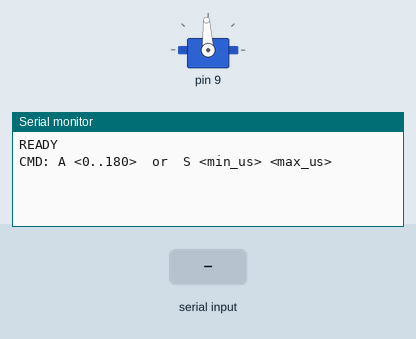
Simulated run of this program. Board: Arduino Uno, built with avr-gcc and run on an emulated ATmega328P. Parts: servo, the last lines printed to the serial monitor. The inputs (shaded band) are chosen by the test bench. Servo pulses on a pin are drawn as a servo (544–2400 µs = 0–180°).

Above: at 1.2 s.
1.3 s: "90,45\n" received over Serial
At 1.7 s:
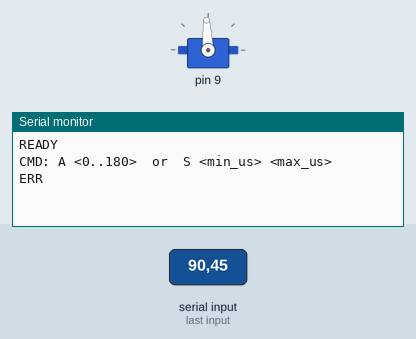
2.8 s: "A90\n" received over Serial
At 4.1 s:
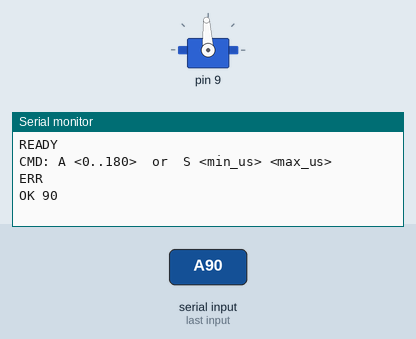

Measured:
- after the input at 1.3 s, the serial monitor: prints a new line at once (image 1)
- after the input at 2.8 s, the serial monitor: prints a new line at once (image 2)

The program:

main.cpp
```cpp
// src/main.cpp
// 目的：Arduino Uno(ATmega328P/16MHz)で Timer1 のハードPWM(OC1A=D9)を使い、サーボ(50Hz)を制御する。
// 制約：Servo.h 禁止 / delay()で周期生成禁止（=タイマで50Hz）
//
// 配線：サーボ信号線 -> D9(OC1A)
//      サーボVCC -> 5V（※サーボによっては別電源推奨）
//      サーボGND -> GND（別電源ならGND共通）
//
// シリアル：115200
//  コマンド：
//   A <angle>   (0..180) 例: A 90
//   S <min_us> <max_us> 例: S 900 2100
//  応答：OK ... / ERR

#include <Arduino.h>
#include <avr/io.h>
#include <stdlib.h>
#include <ctype.h>

static int g_min_us = 1000;
static int g_max_us = 2000;

static inline int clamp_int(int x, int lo, int hi) {
  if (x < lo) return lo;
  if (x > hi) return hi;
  return x;
}

// Timer1: prescaler=8 -> 1 tick = 0.5us
// 20ms = 20000us -> TOP(ICR1)=40000
static void pwm_init_timer1_servo_50hz_oc1a() {
  // D9 = PB1 = OC1A
  DDRB |= (1 << DDB1);  // pinMode(9, OUTPUT) 相当

  // Timer1停止
  TCCR1A = 0;
  TCCR1B = 0;
  TCNT1  = 0;

  // Fast PWM, TOP=ICR1 (Mode 14: WGM13:0 = 1110)
  // WGM11=1, WGM12=1, WGM13=1
  TCCR1A |= (1 << WGM11);
  TCCR1B |= (1 << WGM12) | (1 << WGM13);

  // OC1A non-inverting (clear on compare match, set at BOTTOM)
  TCCR1A |= (1 << COM1A1);

  // TOP = 40000 ticks (20ms)
  ICR1 = 40000;

  // 初期は中央 1500us -> 3000 ticks
  OCR1A = 3000;

  // prescaler = 8 (CS11=1)
  TCCR1B |= (1 << CS11);
}

static void set_pulse_us(int us) {
  // 0.5us刻み -> ticks = us * 2
  us = clamp_int(us, 500, 2500);  // 極端値の安全弁（サーボ破壊回避）
  uint16_t ticks = (uint16_t)(us * 2);

  // TOP=40000なので範囲内に収める
  if (ticks < 1) ticks = 1;
  if (ticks > (uint16_t)(ICR1 - 1)) ticks = (uint16_t)(ICR1 - 1);

  OCR1A = ticks;
}

static void set_angle_deg(int angle) {
  angle = clamp_int(angle, 0, 180);

  // 線形補間：min_us + angle*(max_us-min_us)/180
  long span = (long)g_max_us - (long)g_min_us;
  long us = (long)g_min_us + (long)angle * span / 180L;

  set_pulse_us((int)us);
}

static bool parse_int(const char* s, long* out) {
  // 先頭の空白を飛ばす
  while (*s && isspace((unsigned char)*s)) s++;

  if (!*s) return false;

  char* endp = nullptr;
  long v = strtol(s, &endp, 10);
  if (endp == s) return false; // 1文字も読めてない

  // 残りが「空白だけ」ならOK（改行はここに来る前に潰してる想定）
  while (*endp) {
    if (!isspace((unsigned char)*endp)) return false;
    endp++;
  }

  *out = v;
  return true;
}

static void rstrip_newline(char* line) {
  size_t n = strlen(line);
  while (n > 0 && (line[n - 1] == '\n' || line[n - 1] == '\r')) {
    line[n - 1] = '\0';
    n--;
  }
}

static void handle_command_line(char* line) {
  rstrip_newline(line);

  // 空行無視
  const char* p = line;
  while (*p && isspace((unsigned char)*p)) p++;
  if (!*p) return;

  // コマンド1文字目
  char cmd = (char)toupper((unsigned char)*p);
  p++;

  if (cmd == 'A') {
    // A <angle>
    long angle_l;
    if (!parse_int(p, &angle_l)) {
      Serial.println("ERR");
      return;
    }
    if (angle_l < 0 || angle_l > 180) {
      Serial.println("ERR");
      return;
    }
    set_angle_deg((int)angle_l);
    Serial.print("OK ");
    Serial.println((int)angle_l);
    return;
  }

  if (cmd == 'S') {
    // S <min_us> <max_us>
    // ざっくり2整数を抜く（厳密パーサじゃなくても課題として十分）
    // 先頭空白スキップ
    while (*p && isspace((unsigned char)*p)) p++;
    if (!*p) { Serial.println("ERR"); return; }

    char* end1 = nullptr;
    long min_us_l = strtol(p, &end1, 10);
    if (end1 == p) { Serial.println("ERR"); return; }

    p = end1;
    while (*p && isspace((unsigned char)*p)) p++;
    if (!*p) { Serial.println("ERR"); return; }

    char* end2 = nullptr;
    long max_us_l = strtol(p, &end2, 10);
    if (end2 == p) { Serial.println("ERR"); return; }

    // 残りが空白のみチェック
    while (*end2) {
      if (!isspace((unsigned char)*end2)) { Serial.println("ERR"); return; }
      end2++;
    }

    // 妥当性チェック（安全弁込み）
    if (min_us_l < 500 || min_us_l > 2500) { Serial.println("ERR"); return; }
    if (max_us_l < 500 || max_us_l > 2500) { Serial.println("ERR"); return; }
    if (min_us_l >= max_us_l) { Serial.println("ERR"); return; }

    g_min_us = (int)min_us_l;
    g_max_us = (int)max_us_l;

    Serial.print("OK S ");
    Serial.print(g_min_us);
    Serial.print(" ");
    Serial.println(g_max_us);
    return;
  }

  Serial.println("ERR");
}

void setup() {
  Serial.begin(115200);

  pwm_init_timer1_servo_50hz_oc1a();

  Serial.println("READY");
  Serial.println("CMD: A <0..180>  or  S <min_us> <max_us>");
}

void loop() {

  static char buf[64];
  static size_t idx = 0;

  while (Serial.available() > 0) {
    char c = (char)Serial.read();
    if (c == '\n' || c == '\r') {
      if (idx > 0) {
        buf[idx] = '\0';
        handle_command_line(buf);
        idx = 0;
      } else {}
    } else {
      if (idx < sizeof(buf) - 1) {
        buf[idx++] = c;
      } else {
        idx = 0;
        Serial.println("ERR");
      }
    }
  }
}
```
